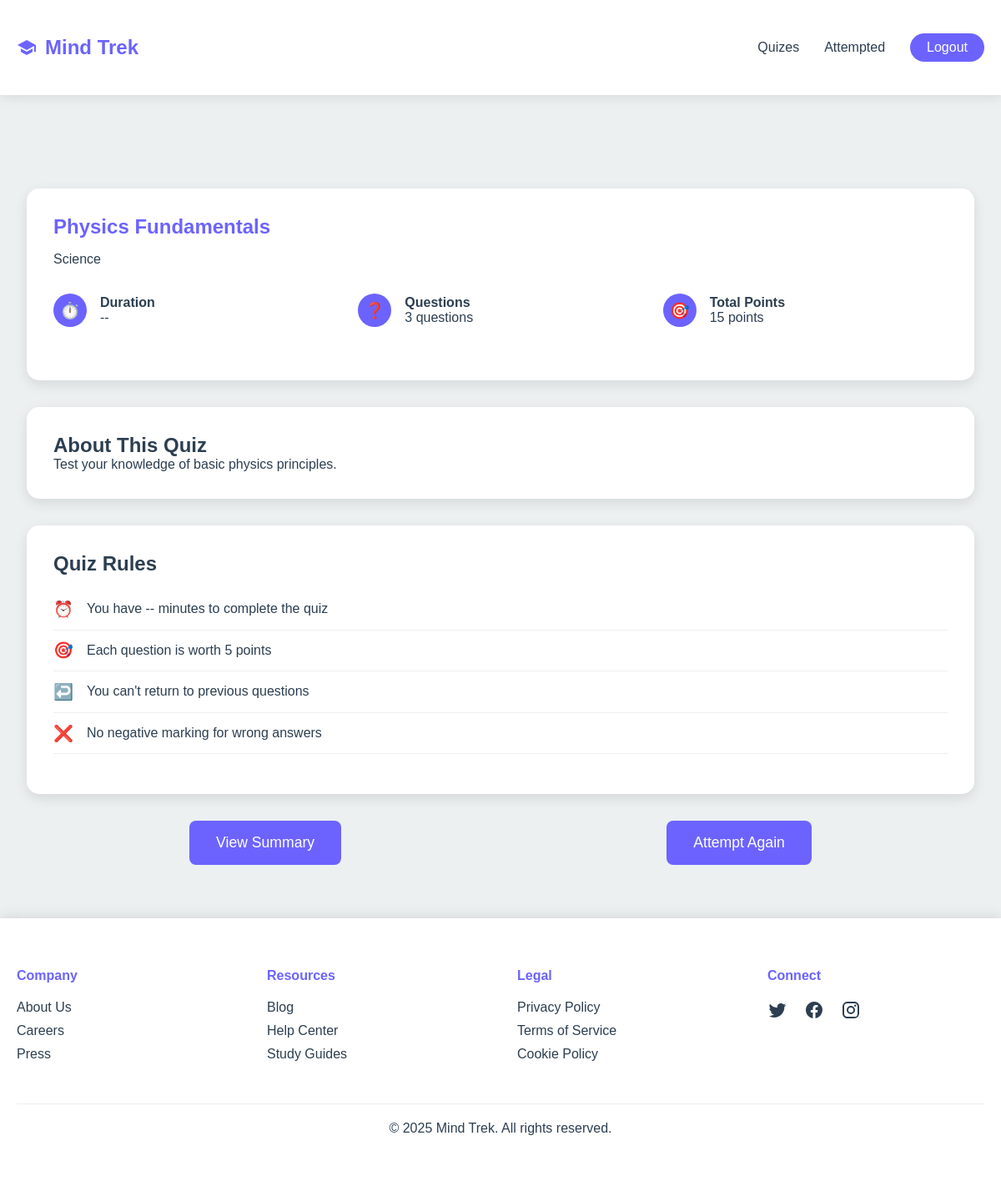
The page /quiz/quizzes/quiz-details/1 (signed in) on the database its author committed.
### quiz/models.py (models this page shows, shortened)
class Quiz(models.Model):
    title = models.CharField(max_length=255)
    topic = models.ForeignKey(Topic, on_delete=models.CASCADE, related_name='quizzes')
    description = models.TextField(blank=True, null=True)
    points_per_question = models.PositiveIntegerField(default=1)
    created_at = models.DateTimeField(auto_now_add=True)
    def max_points(self):
        return self.questions.count() * self.points_per_question

class Topic(models.Model):
    name = models.CharField(max_length=100, unique=True)
    description = models.TextField(blank=True, null=True)

class Question(models.Model):
    quiz = models.ForeignKey(Quiz, on_delete=models.CASCADE, related_name='questions')
    text = models.TextField()
    explanation = models.TextField(blank=True, null=True)
    created_at = models.DateTimeField(auto_now_add=True)

### quiz/views.py (the view)
# urls.py: path("quizzes/quiz-details/<str:quiz_id>", views.quiz_details, name="quiz-details"),
@login_required(login_url="users:login")
def quiz_details(request, quiz_id):
    quiz = Quiz.objects.get(id=int(quiz_id))
    try:
        attempts = UserQuizAttempt.objects.get(quiz=quiz, user=request.user)
    except:
        attempts = None
    context = {
        "quiz": quiz,
        "attempts": attempts,
        "max_points": quiz.max_points(),
    }
    return render(request, "quiz/quiz_details.html", context)

### quiz/templates/quiz/quiz_details.html (shortened to what this page needs)
{% extends "layout.html" %}
{% load static %}
{% block statics %}
    <link rel="stylesheet" href="{% static "css/quiz-details.css" %}">
{% endblock statics %}
{% block content %}
    <main class="quiz-details">
        <section class="quiz-header">
            <h1 class="quiz-title">{{ quiz.title }}</h1>
            <div class="difficulty medium">{{ quiz.topic.name }}</div>
            <div class="quiz-meta">
                <div class="meta-item">
                    <div class="meta-icon">⏱️</div>
                    <div>
                        <h4>Duration</h4>
                        <p>--</p>
                    </div>
                </div>
                <div class="meta-item">
                    <div class="meta-icon">❓</div>
                    <div>
                        <h4>Questions</h4>
                        <p>{{ quiz.questions.all|length }} questions</p>
                    </div>
                </div>
                <div class="meta-item">
                    <div class="meta-icon">🎯</div>
                    <div>
                        <h4>Total Points</h4>
                        <p>{{ max_points }} points</p>
                    </div>
                </div>
            </div>
        </section>
        <section class="quiz-description">
            <h2>About This Quiz</h2>
            <p>{{ quiz.description }}</p>
        </section>
        <section class="rules-section">
            <h2>Quiz Rules</h2>
            <ul class="rules-list">
                <li class="rule-item">
                    <span class="rule-icon">⏰</span>
                    <span>You have -- minutes to complete the quiz</span>
                </li>
                <li class="rule-item">
                    <span class="rule-icon">🎯</span>
                    <span>Each question is worth {{ quiz.points_per_question }} points</span>
                </li>
                <li class="rule-item">
                    <span class="rule-icon">↩️</span>
                    <span>You can't return to previous questions</span>
                </li>
                <li class="rule-item">
                    <span class="rule-icon">❌</span>
                    <span>No negative marking for wrong answers</span>
                </li>
            </ul>
        </section>
        {% if attempts %}
            <div class='take-quiz-links'>
                <a href="{% url "quiz:quiz-summary" quiz_id=quiz.id %}" class="start-quiz-btn">View Summary</a>
                <button class="start-quiz-btn" id="startQuizBtn">Attempt Again</button>
            </div>
        {% else %}
            <a href="{% url "quiz:take-quiz" quiz_id=quiz.id %}" class="start-quiz-btn">Start Quiz</a>
        {% endif %}
    </main>
{% endblock content %}

### static/css/general.css (style rules this page uses)
:root { --primary: #6C63FF; --secondary: #4CAF50; --dark: #2C3E50; --light: #ECF0F1; }
* { margin: 0; padding: 0; box-sizing: border-box; font-family: 'Poppins', sans-serif; }
body { background: var(--light); color: var(--dark); min-height: 100vh; display: flex; flex-direction: column; }

### static/css/quiz-details.css (style rules this page uses)
.quiz-details { margin-top: 80px; padding: 2rem; max-width: 1200px; width: 100%; margin-left: auto; margin-right: auto; position: relative; }
.quiz-header { background: white; padding: 2rem; border-radius: 15px; box-shadow: 0 5px 15px rgba(0,0,0,0.1); margin-bottom: 2rem; opacity: 0; animation: fadeIn 0.5s ease forwards; }
.quiz-title { color: var(--primary); margin-bottom: 1rem; }
.quiz-meta { display: grid; grid-template-columns: repeat(auto-fit, minmax(200px, 1fr)); gap: 1.5rem; margin: 2rem 0; }
.meta-item { display: flex; align-items: center; gap: 1rem; }
.meta-icon { background: var(--primary); color: white; width: 40px; height: 40px; border-radius: 50%; display: flex; align-items: center; justify-content: center; font-size: 1.2rem; }
.quiz-description { background: white; padding: 2rem; border-radius: 15px; box-shadow: 0 5px 15px rgba(0,0,0,0.1); margin-bottom: 2rem; opacity: 0; animation: slideUp 0.5s ease forwards 0.2s; }
.start-quiz-btn, .restart-quiz-btn, .cancel-quiz-btn { background: var(--primary); color: white; text-align: center; padding: 1rem 2rem; border: none; border-radius: 8px; font-size: 1.1rem; cursor: pointer; transition: all 0.3s ease; display: block; max-width: 200px; margin: 2rem auto; text-decoration: none; }
.rules-section { background: white; padding: 2rem; border-radius: 15px; box-shadow: 0 5px 15px rgba(0,0,0,0.1); opacity: 0; animation: fadeIn 0.5s ease forwards 0.4s; }
.rules-list { list-style: none; margin: 1rem 0; }
.rule-item { display: flex; align-items: center; gap: 1rem; padding: 0.8rem 0; border-bottom: 1px solid #eee; }
.rule-icon { color: var(--primary); font-size: 1.2rem; }
div.take-quiz-links { display: flex; }

### rows shown on the page
Quiz: title "Physics Fundamentals", topic.name "Science", questions.all|length "3", description "Test your knowledge of basic physics principles.", points_per_question "5"

### other values the page prints
{{ max_points }} "15"
